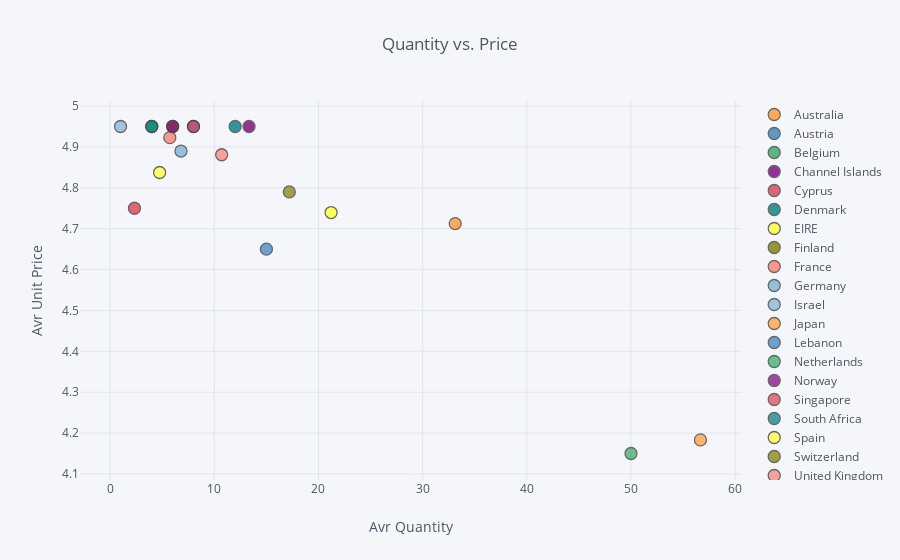

Notebook code cell kept with this figure:
### Code cell
data_Party_bunting.iplot(x='Quantity', y='UnitPrice', categories = 'Country',
           xTitle='Avr Quantity', yTitle='Avr Unit Price',
           title='Quantity vs. Price')

### Figure 1 — Plotly figure (JSON) as saved in the notebook; plotly's stock layout.template omitted (floating-point values rounded to 4 significant figures)
{"data": [{"marker": {"color": "rgba(255, 153, 51, 1.0)", "line": {"width": 1.3}, "opacity": 0.8, "size": 12, "symbol": "circle"}, "mode": "markers", "name": "Australia", "textfont": {"color": "#4D5663"}, "type": "scatter", "uid": "0f162d28-bdad-44dd-9182-20599455c80c", "x": [33.12], "y": [4.713]}, {"marker": {"color": "rgba(55, 128, 191, 1.0)", "line": {"width": 1.3}, "opacity": 0.8, "size": 12, "symbol": "circle"}, "mode": "markers", "name": "Austria", "textfont": {"color": "#4D5663"}, "type": "scatter", "uid": "b76b0ee0-70b7-45f8-9628-a3d1ae711d11", "x": [8], "y": [4.95]}, {"marker": {"color": "rgba(50, 171, 96, 1.0)", "line": {"width": 1.3}, "opacity": 0.8, "size": 12, "symbol": "circle"}, "mode": "markers", "name": "Belgium", "textfont": {"color": "#4D5663"}, "type": "scatter", "uid": "b9ad0984-a922-433b-b2e7-5b765443ae44", "x": [4], "y": [4.95]}, {"marker": {"color": "rgba(128, 0, 128, 1.0)", "line": {"width": 1.3}, "opacity": 0.8, "size": 12, "symbol": "circle"}, "mode": "markers", "name": "Channel Islands", "textfont": {"color": "#4D5663"}, "type": "scatter", "uid": "1209eef1-1c72-4f76-bcba-2796c9e25f60", "x": [13.33], "y": [4.95]}, {"marker": {"color": "rgba(219, 64, 82, 1.0)", "line": {"width": 1.3}, "opacity": 0.8, "size": 12, "symbol": "circle"}, "mode": "markers", "name": "Cyprus", "textfont": {"color": "#4D5663"}, "type": "scatter", "uid": "1be16c4b-06e9-4e65-88ef-b56fe55e364e", "x": [2.333], "y": [4.75]}, {"marker": {"color": "rgba(0, 128, 128, 1.0)", "line": {"width": 1.3}, "opacity": 0.8, "size": 12, "symbol": "circle"}, "mode": "markers", "name": "Denmark", "textfont": {"color": "#4D5663"}, "type": "scatter", "uid": "49cc19ad-8187-4700-bee8-44cdf338c2d1", "x": [12], "y": [4.95]}, {"marker": {"color": "rgba(255, 255, 51, 1.0)", "line": {"width": 1.3}, "opacity": 0.8, "size": 12, "symbol": "circle"}, "mode": "markers", "name": "EIRE", "textfont": {"color": "#4D5663"}, "type": "scatter", "uid": "bce0a56f-651b-4370-89a0-251f6c33862a", "x": [21.21], "y": [4.739]}, {"marker": {"color": "rgba(128, 128, 0, 1.0)", "line": {"width": 1.3}, "opacity": 0.8, "size": 12, "symbol": "circle"}, "mode": "markers", "name": "Finland", "textfont": {"color": "#4D5663"}, "type": "scatter", "uid": "679012aa-65c2-4121-a9b4-a259b9351d92", "x": [6], "y": [4.95]}, {"marker": {"color": "rgba(251, 128, 114, 1.0)", "line": {"width": 1.3}, "opacity": 0.8, "size": 12, "symbol": "circle"}, "mode": "markers", "name": "France", "textfont": {"color": "#4D5663"}, "type": "scatter", "uid": "d86ea405-b7ed-4ce7-b6f6-aec2a340fff0", "x": [5.727], "y": [4.923]}, {"marker": {"color": "rgba(128, 177, 211, 1.0)", "line": {"width": 1.3}, "opacity": 0.8, "size": 12, "symbol": "circle"}, "mode": "markers", "name": "Germany", "textfont": {"color": "#4D5663"}, "type": "scatter", "uid": "b6f65511-a347-418c-8aca-82bed7145489", "x": [6.8], "y": [4.89]}, {"marker": {"color": "rgba(128, 177, 211, 0.8999999999999999)", "line": {"width": 1.3}, "opacity": 0.8, "size": 12, "symbol": "circle"}, "mode": "markers", "name": "Israel", "textfont": {"color": "#4D5663"}, "type": "scatter", "uid": "4696199e-7a69-48bf-a1c1-d5b818ecb6b5", "x": [1], "y": [4.95]}, {"marker": {"color": "rgba(255, 153, 51, 0.8999999999999999)", "line": {"width": 1.3}, "opacity": 0.8, "size": 12, "symbol": "circle"}, "mode": "markers", "name": "Japan", "textfont": {"color": "#4D5663"}, "type": "scatter", "uid": "99db9a21-1932-4173-acea-9c8cc159398d", "x": [56.67], "y": [4.183]}, {"marker": {"color": "rgba(55, 128, 191, 0.8999999999999999)", "line": {"width": 1.3}, "opacity": 0.8, "size": 12, "symbol": "circle"}, "mode": "markers", "name": "Lebanon", "textfont": {"color": "#4D5663"}, "type": "scatter", "uid": "680edb04-a9fc-4cd6-8b81-ff05a5c0a92a", "x": [15], "y": [4.65]}, {"marker": {"color": "rgba(50, 171, 96, 0.8999999999999999)", "line": {"width": 1.3}, "opacity": 0.8, "size": 12, "symbol": "circle"}, "mode": "markers", "name": "Netherlands", "textfont": {"color": "#4D5663"}, "type": "scatter", "uid": "33df2aac-fc35-46d1-88cb-93c0dcb3112c", "x": [50], "y": [4.15]}, {"marker": {"color": "rgba(128, 0, 128, 0.8999999999999999)", "line": {"width": 1.3}, "opacity": 0.8, "size": 12, "symbol": "circle"}, "mode": "markers", "name": "Norway", "textfont": {"color": "#4D5663"}, "type": "scatter", "uid": "276cff6b-1a8a-4ea6-ab31-71f1209b48a5", "x": [6], "y": [4.95]}, {"marker": {"color": "rgba(219, 64, 82, 0.8999999999999999)", "line": {"width": 1.3}, "opacity": 0.8, "size": 12, "symbol": "circle"}, "mode": "markers", "name": "Singapore", "textfont": {"color": "#4D5663"}, "type": "scatter", "uid": "2dd19e27-bdd8-4ea7-acc3-2e2bbfb6b5b7", "x": [8], "y": [4.95]}, {"marker": {"color": "rgba(0, 128, 128, 0.8999999999999999)", "line": {"width": 1.3}, "opacity": 0.8, "size": 12, "symbol": "circle"}, "mode": "markers", "name": "South Africa", "textfont": {"color": "#4D5663"}, "type": "scatter", "uid": "f95758f3-f799-459c-b905-f8c94c2d50a1", "x": [4], "y": [4.95]}, {"marker": {"color": "rgba(255, 255, 51, 0.8999999999999999)", "line": {"width": 1.3}, "opacity": 0.8, "size": 12, "symbol": "circle"}, "mode": "markers", "name": "Spain", "textfont": {"color": "#4D5663"}, "type": "scatter", "uid": "1c33a86a-7888-499e-bcbe-930dad67c27c", "x": [4.75], "y": [4.838]}, {"marker": {"color": "rgba(128, 128, 0, 0.8999999999999999)", "line": {"width": 1.3}, "opacity": 0.8, "size": 12, "symbol": "circle"}, "mode": "markers", "name": "Switzerland", "textfont": {"color": "#4D5663"}, "type": "scatter", "uid": "5c26fd85-448f-4c83-89b1-47cb65accb37", "x": [17.2], "y": [4.79]}, {"marker": {"color": "rgba(251, 128, 114, 0.8999999999999999)", "line": {"width": 1.3}, "opacity": 0.8, "size": 12, "symbol": "circle"}, "mode": "markers", "name": "United Kingdom", "textfont": {"color": "#4D5663"}, "type": "scatter", "uid": "1297d4a9-1c40-4ffe-80bd-01c7eb9fb4df", "x": [10.71], "y": [4.881]}], "layout": {"legend": {"bgcolor": "#F5F6F9", "font": {"color": "#4D5663"}}, "paper_bgcolor": "#F5F6F9", "plot_bgcolor": "#F5F6F9", "title": {"font": {"color": "#4D5663"}, "text": "Quantity vs. Price"}, "xaxis": {"gridcolor": "#E1E5ED", "showgrid": true, "tickfont": {"color": "#4D5663"}, "title": {"font": {"color": "#4D5663"}, "text": "Avr Quantity"}, "zerolinecolor": "#E1E5ED"}, "yaxis": {"gridcolor": "#E1E5ED", "showgrid": true, "tickfont": {"color": "#4D5663"}, "title": {"font": {"color": "#4D5663"}, "text": "Avr Unit Price"}, "zerolinecolor": "#E1E5ED"}}}
